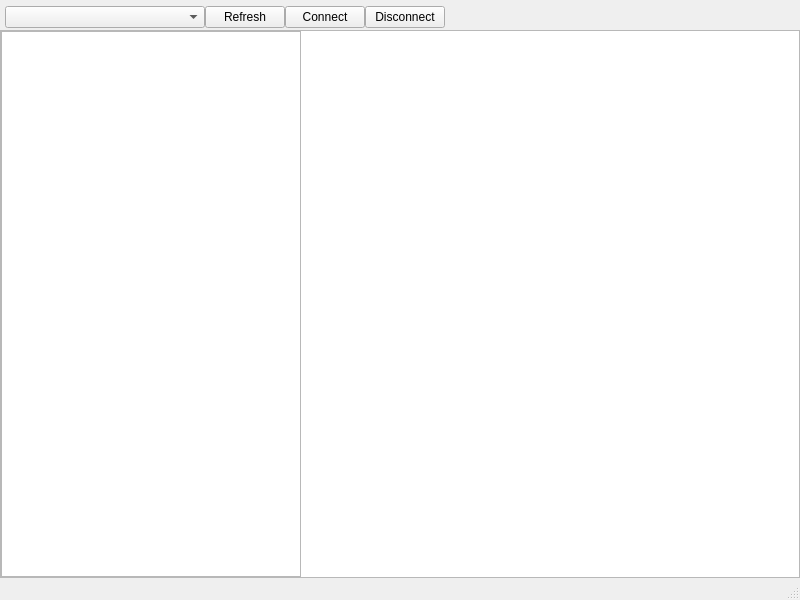
<?xml version="1.0" encoding="UTF-8"?>
<ui version="4.0">
 <class>MainWindow</class>
 <widget class="QMainWindow" name="MainWindow">
  <property name="geometry">
   <rect>
    <x>0</x>
    <y>0</y>
    <width>800</width>
    <height>600</height>
   </rect>
  </property>
  <property name="windowTitle">
   <string>AndroidAutoClicker</string>
  </property>
  <widget class="QWidget" name="centralwidget">
   <layout class="QVBoxLayout" name="CentralWidgetVLayout">
    <property name="spacing">
     <number>0</number>
    </property>
    <property name="leftMargin">
     <number>0</number>
    </property>
    <property name="topMargin">
     <number>0</number>
    </property>
    <property name="rightMargin">
     <number>0</number>
    </property>
    <property name="bottomMargin">
     <number>0</number>
    </property>
    <item>
     <widget class="QFrame" name="DeviceSelection">
      <property name="minimumSize">
       <size>
        <width>0</width>
        <height>30</height>
       </size>
      </property>
      <property name="maximumSize">
       <size>
        <width>16777215</width>
        <height>25</height>
       </size>
      </property>
      <layout class="QHBoxLayout" name="DeviceSelectionHLayout">
       <property name="spacing">
        <number>0</number>
       </property>
       <property name="leftMargin">
        <number>5</number>
       </property>
       <property name="topMargin">
        <number>0</number>
       </property>
       <property name="rightMargin">
        <number>5</number>
       </property>
       <property name="bottomMargin">
        <number>0</number>
       </property>
       <item>
        <widget class="QComboBox" name="DeviceList">
         <property name="sizePolicy">
          <sizepolicy hsizetype="Fixed" vsizetype="Maximum">
           <horstretch>0</horstretch>
           <verstretch>0</verstretch>
          </sizepolicy>
         </property>
         <property name="minimumSize">
          <size>
           <width>200</width>
           <height>0</height>
          </size>
         </property>
         <property name="placeholderText">
          <string>(None)</string>
         </property>
        </widget>
       </item>
       <item>
        <widget class="QPushButton" name="RefreshBtn">
         <property name="sizePolicy">
          <sizepolicy hsizetype="Fixed" vsizetype="Maximum">
           <horstretch>0</horstretch>
           <verstretch>0</verstretch>
          </sizepolicy>
         </property>
         <property name="text">
          <string>Refresh</string>
         </property>
        </widget>
       </item>
       <item>
        <widget class="QPushButton" name="ConnectBtn">
         <property name="sizePolicy">
          <sizepolicy hsizetype="Fixed" vsizetype="Maximum">
           <horstretch>0</horstretch>
           <verstretch>0</verstretch>
          </sizepolicy>
         </property>
         <property name="text">
          <string>Connect</string>
         </property>
        </widget>
       </item>
       <item>
        <widget class="QPushButton" name="DisconnectBtn">
         <property name="sizePolicy">
          <sizepolicy hsizetype="Fixed" vsizetype="Maximum">
           <horstretch>0</horstretch>
           <verstretch>0</verstretch>
          </sizepolicy>
         </property>
         <property name="text">
          <string>Disconnect</string>
         </property>
        </widget>
       </item>
       <item>
        <spacer name="horizontalSpacer">
         <property name="orientation">
          <enum>Qt::Horizontal</enum>
         </property>
         <property name="sizeHint" stdset="0">
          <size>
           <width>40</width>
           <height>20</height>
          </size>
         </property>
        </spacer>
       </item>
      </layout>
     </widget>
    </item>
    <item>
     <widget class="QFrame" name="MainContent">
      <property name="frameShape">
       <enum>QFrame::StyledPanel</enum>
      </property>
      <property name="frameShadow">
       <enum>QFrame::Raised</enum>
      </property>
      <layout class="QHBoxLayout" name="MainContentHLayout">
       <property name="spacing">
        <number>0</number>
       </property>
       <property name="leftMargin">
        <number>0</number>
       </property>
       <property name="topMargin">
        <number>0</number>
       </property>
       <property name="rightMargin">
        <number>0</number>
       </property>
       <property name="bottomMargin">
        <number>0</number>
       </property>
       <item>
        <widget class="QListView" name="ActionList">
         <property name="maximumSize">
          <size>
           <width>300</width>
           <height>16777215</height>
          </size>
         </property>
        </widget>
       </item>
       <item>
        <widget class="QGraphicsView" name="GraphicsView">
         <property name="frameShape">
          <enum>QFrame::NoFrame</enum>
         </property>
        </widget>
       </item>
      </layout>
     </widget>
    </item>
   </layout>
  </widget>
  <widget class="QStatusBar" name="statusbar"/>
 </widget>
 <resources/>
 <connections/>
</ui>
